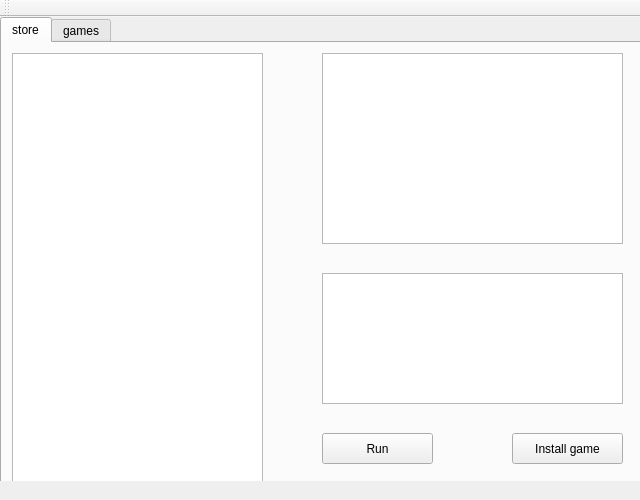
<?xml version="1.0" encoding="UTF-8"?>
<ui version="4.0">
 <class>MainWindow</class>
 <widget class="QMainWindow" name="MainWindow">
  <property name="enabled">
   <bool>true</bool>
  </property>
  <property name="geometry">
   <rect>
    <x>0</x>
    <y>0</y>
    <width>640</width>
    <height>500</height>
   </rect>
  </property>
  <property name="minimumSize">
   <size>
    <width>640</width>
    <height>500</height>
   </size>
  </property>
  <property name="maximumSize">
   <size>
    <width>640</width>
    <height>500</height>
   </size>
  </property>
  <property name="font">
   <font>
    <kerning>true</kerning>
   </font>
  </property>
  <property name="windowTitle">
   <string>App Store</string>
  </property>
  <widget class="QWidget" name="centralWidget">
   <widget class="QTabWidget" name="tabWidget">
    <property name="geometry">
     <rect>
      <x>0</x>
      <y>0</y>
      <width>651</width>
      <height>521</height>
     </rect>
    </property>
    <property name="currentIndex">
     <number>0</number>
    </property>
    <widget class="QWidget" name="store_tab">
     <attribute name="title">
      <string>store</string>
     </attribute>
     <widget class="QListWidget" name="gamesStore_listWidget">
      <property name="geometry">
       <rect>
        <x>10</x>
        <y>10</y>
        <width>251</width>
        <height>441</height>
       </rect>
      </property>
      <property name="minimumSize">
       <size>
        <width>0</width>
        <height>0</height>
       </size>
      </property>
      <property name="iconSize">
       <size>
        <width>30</width>
        <height>30</height>
       </size>
      </property>
     </widget>
     <widget class="QGraphicsView" name="game_image">
      <property name="geometry">
       <rect>
        <x>320</x>
        <y>10</y>
        <width>301</width>
        <height>191</height>
       </rect>
      </property>
     </widget>
     <widget class="QTextBrowser" name="game_description_tb">
      <property name="geometry">
       <rect>
        <x>320</x>
        <y>230</y>
        <width>301</width>
        <height>131</height>
       </rect>
      </property>
     </widget>
     <widget class="QLabel" name="game_name_label">
      <property name="geometry">
       <rect>
        <x>320</x>
        <y>210</y>
        <width>141</width>
        <height>16</height>
       </rect>
      </property>
      <property name="text">
       <string/>
      </property>
     </widget>
     <widget class="QLabel" name="game_version_label">
      <property name="geometry">
       <rect>
        <x>480</x>
        <y>210</y>
        <width>141</width>
        <height>16</height>
       </rect>
      </property>
      <property name="text">
       <string/>
      </property>
     </widget>
     <widget class="QPushButton" name="installGame_button">
      <property name="geometry">
       <rect>
        <x>510</x>
        <y>390</y>
        <width>111</width>
        <height>31</height>
       </rect>
      </property>
      <property name="autoFillBackground">
       <bool>false</bool>
      </property>
      <property name="text">
       <string>Install game</string>
      </property>
      <property name="checkable">
       <bool>false</bool>
      </property>
      <property name="autoDefault">
       <bool>false</bool>
      </property>
      <property name="default">
       <bool>false</bool>
      </property>
     </widget>
     <widget class="QPushButton" name="run_Store_Button">
      <property name="geometry">
       <rect>
        <x>320</x>
        <y>390</y>
        <width>111</width>
        <height>31</height>
       </rect>
      </property>
      <property name="text">
       <string>Run</string>
      </property>
     </widget>
    </widget>
    <widget class="QWidget" name="games_tab">
     <attribute name="title">
      <string>games</string>
     </attribute>
     <widget class="QPushButton" name="run_button">
      <property name="geometry">
       <rect>
        <x>320</x>
        <y>390</y>
        <width>111</width>
        <height>31</height>
       </rect>
      </property>
      <property name="autoFillBackground">
       <bool>false</bool>
      </property>
      <property name="text">
       <string>Run</string>
      </property>
      <property name="checkable">
       <bool>false</bool>
      </property>
      <property name="autoDefault">
       <bool>false</bool>
      </property>
      <property name="default">
       <bool>false</bool>
      </property>
     </widget>
     <widget class="QGraphicsView" name="game_image_2">
      <property name="geometry">
       <rect>
        <x>320</x>
        <y>10</y>
        <width>301</width>
        <height>191</height>
       </rect>
      </property>
     </widget>
     <widget class="QLabel" name="game_name_label_2">
      <property name="geometry">
       <rect>
        <x>320</x>
        <y>210</y>
        <width>141</width>
        <height>16</height>
       </rect>
      </property>
      <property name="text">
       <string/>
      </property>
     </widget>
     <widget class="QLabel" name="game_version_label_2">
      <property name="geometry">
       <rect>
        <x>480</x>
        <y>210</y>
        <width>141</width>
        <height>16</height>
       </rect>
      </property>
      <property name="text">
       <string/>
      </property>
     </widget>
     <widget class="QListWidget" name="listWidget">
      <property name="geometry">
       <rect>
        <x>10</x>
        <y>10</y>
        <width>251</width>
        <height>441</height>
       </rect>
      </property>
      <property name="minimumSize">
       <size>
        <width>0</width>
        <height>0</height>
       </size>
      </property>
      <property name="iconSize">
       <size>
        <width>30</width>
        <height>30</height>
       </size>
      </property>
     </widget>
     <widget class="QTextBrowser" name="game_description_tb_2">
      <property name="geometry">
       <rect>
        <x>320</x>
        <y>230</y>
        <width>301</width>
        <height>131</height>
       </rect>
      </property>
     </widget>
     <widget class="QPushButton" name="remove_button">
      <property name="geometry">
       <rect>
        <x>460</x>
        <y>390</y>
        <width>71</width>
        <height>31</height>
       </rect>
      </property>
      <property name="autoFillBackground">
       <bool>false</bool>
      </property>
      <property name="text">
       <string>Remove</string>
      </property>
      <property name="checkable">
       <bool>false</bool>
      </property>
      <property name="autoDefault">
       <bool>false</bool>
      </property>
      <property name="default">
       <bool>false</bool>
      </property>
     </widget>
     <widget class="QPushButton" name="update_button">
      <property name="geometry">
       <rect>
        <x>550</x>
        <y>390</y>
        <width>71</width>
        <height>31</height>
       </rect>
      </property>
      <property name="autoFillBackground">
       <bool>false</bool>
      </property>
      <property name="text">
       <string>Update</string>
      </property>
      <property name="checkable">
       <bool>false</bool>
      </property>
      <property name="autoDefault">
       <bool>false</bool>
      </property>
      <property name="default">
       <bool>false</bool>
      </property>
     </widget>
    </widget>
   </widget>
  </widget>
  <widget class="QMenuBar" name="menuBar">
   <property name="geometry">
    <rect>
     <x>0</x>
     <y>0</y>
     <width>640</width>
     <height>20</height>
    </rect>
   </property>
  </widget>
  <widget class="QToolBar" name="mainToolBar">
   <attribute name="toolBarArea">
    <enum>TopToolBarArea</enum>
   </attribute>
   <attribute name="toolBarBreak">
    <bool>false</bool>
   </attribute>
  </widget>
  <widget class="QStatusBar" name="statusBar">
   <property name="enabled">
    <bool>false</bool>
   </property>
   <property name="sizeGripEnabled">
    <bool>false</bool>
   </property>
  </widget>
 </widget>
 <layoutdefault spacing="6" margin="11"/>
 <resources/>
 <connections/>
</ui>
